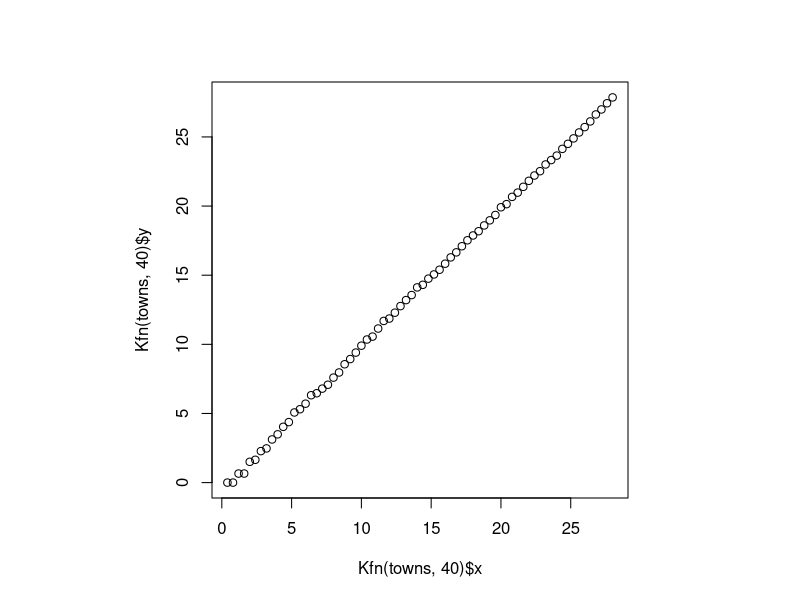
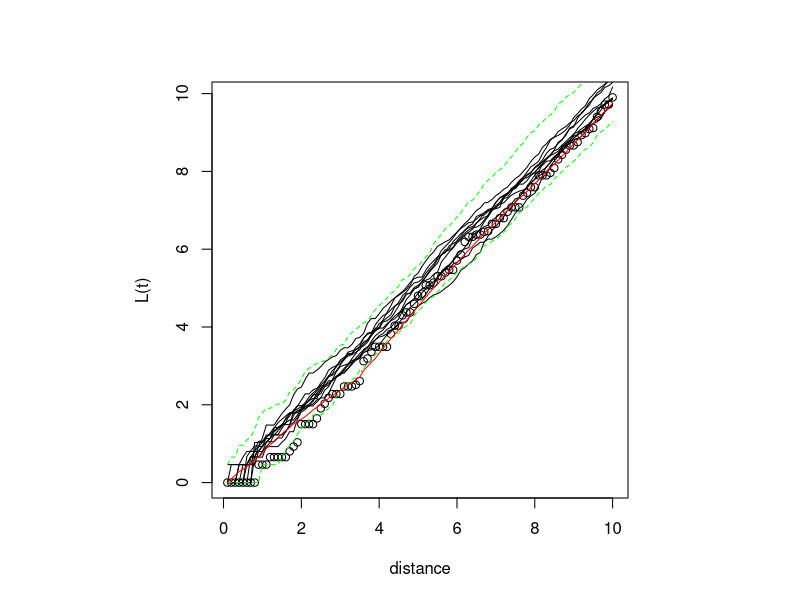
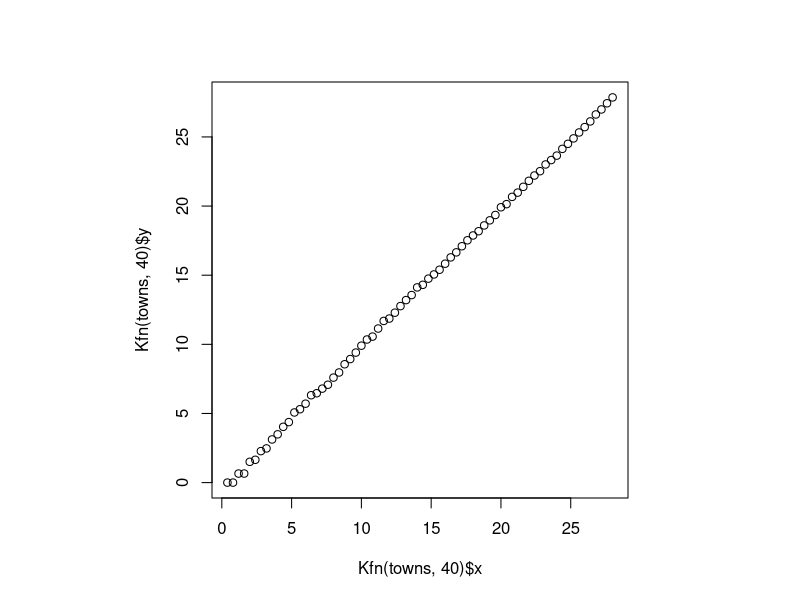
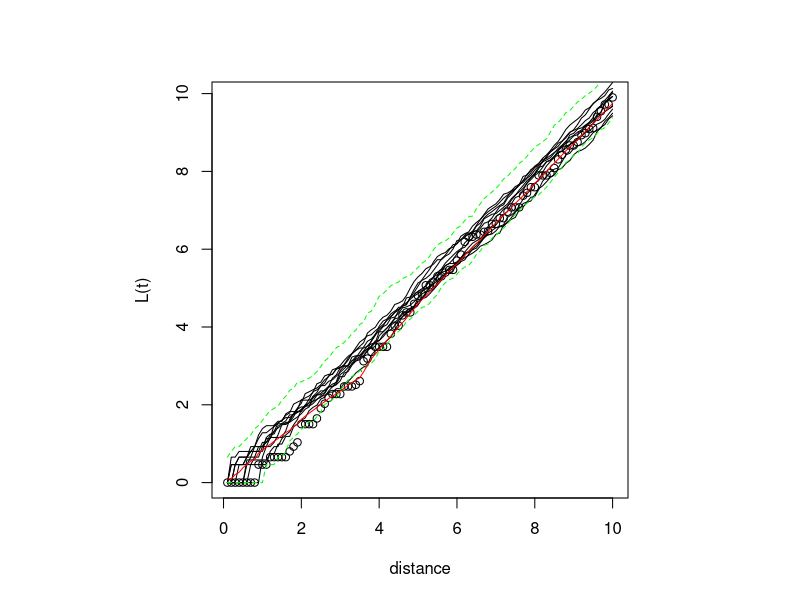
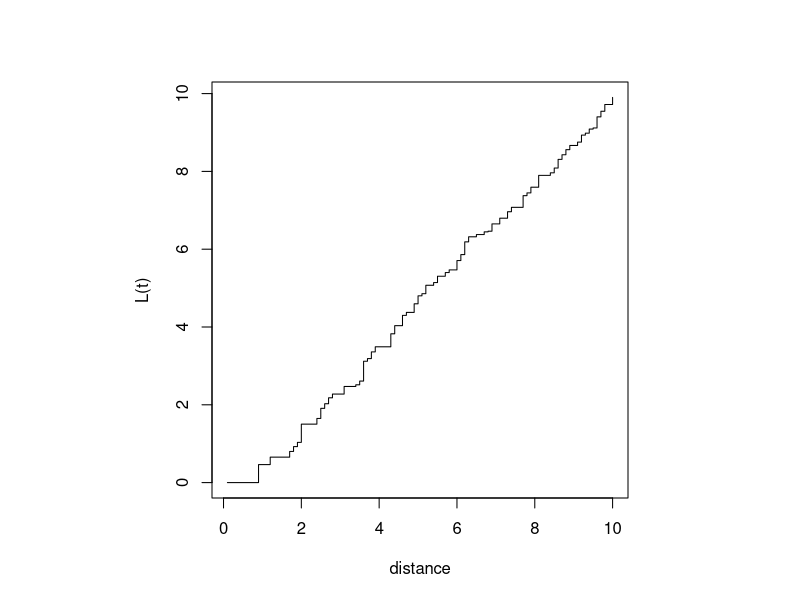
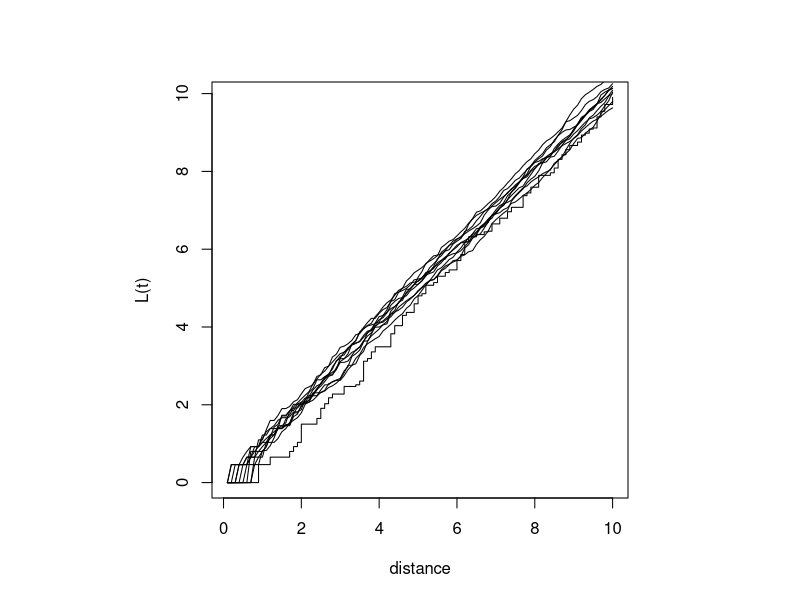
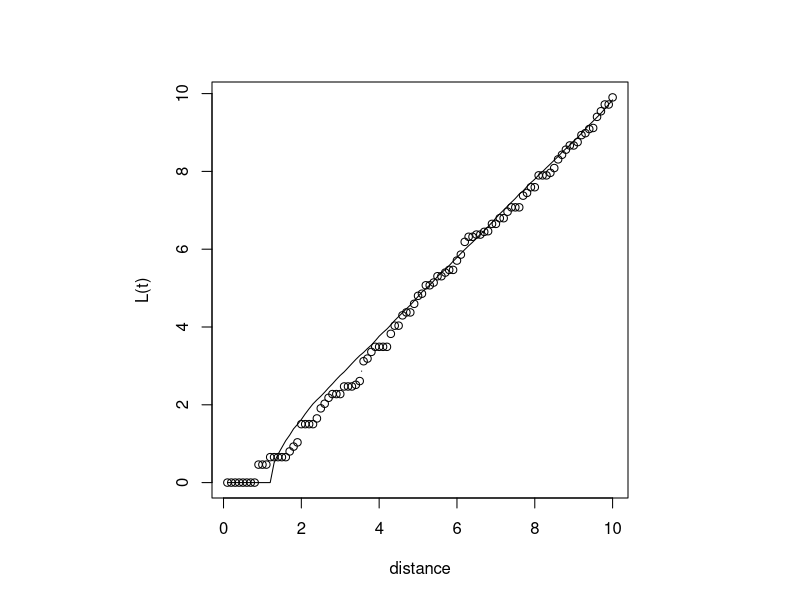
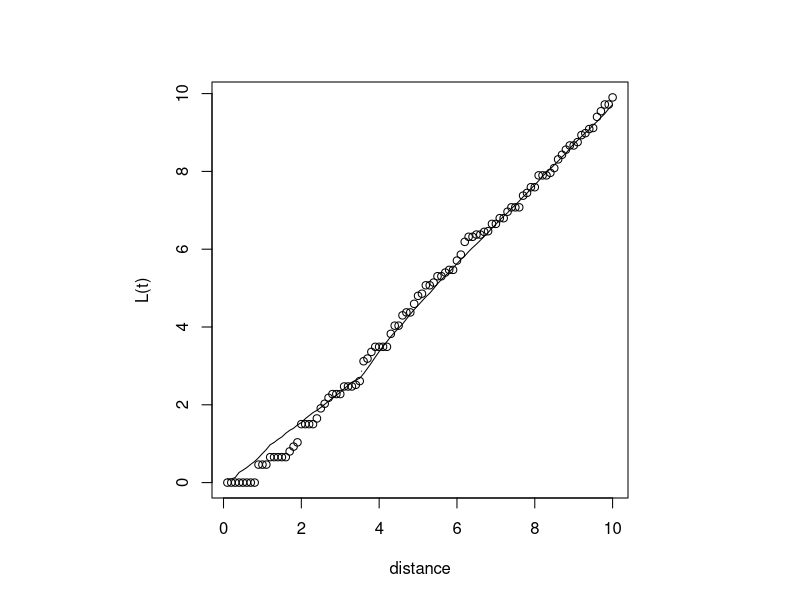

Source code (R) for these figures, in order:
print('Loading spatial package')
library(spatial)
print('... spatial package loaded successfully')

test_1 <- function() {
    towns <- ppinit("towns.dat")
    par(pty="s")
    plot(Kfn(towns, 40), type="b")
    plot(Kfn(towns, 10), type="b", xlab="distance", ylab="L(t)")
    for(i in 1:10) lines(Kfn(Psim(69), 10))
    lims <- Kenvl(10,100,Psim(69))
    lines(lims$x,lims$lower, lty=2, col="green")
    lines(lims$x,lims$upper, lty=2, col="green")
    lines(Kaver(10,25,Strauss(69,0.5,3.5)),  col="red")
}

test_2 <- function() {
    towns <- ppinit("towns.dat")
    par(pty="s")
    plot(Kfn(towns, 40), type="b")
    plot(Kfn(towns, 10), type="b", xlab="distance", ylab="L(t)")
    for(i in 1:10) lines(Kfn(Psim(69), 10))
    lims <- Kenvl(10,100,Psim(69))
    lines(lims$x,lims$lower, lty=2, col="green")
    lines(lims$x,lims$upper, lty=2, col="green")
    lines(Kaver(10,25,Strauss(69,0.5,3.5)), col="red")
}

test_3 <- function() {
    towns <- ppinit("towns.dat")
    par(pty="s")
    plot(Kfn(towns, 10), type="s", xlab="distance", ylab="L(t)")
}

test_4 <- function() {
    towns <- ppinit("towns.dat")
    par(pty="s")
    plot(Kfn(towns, 10), type="s", xlab="distance", ylab="L(t)")
    for(i in 1:10) lines(Kfn(Psim(69), 10))
}

test_5 <- function() {
    towns <- ppinit("towns.dat")
    par(pty = "s")
    plot(Kfn(towns, 10), type = "b", xlab = "distance", ylab = "L(t)")
    lines(Kaver(10, 25, SSI(69, 1.2)))
}

test_6 <- function() {
    towns <- ppinit("towns.dat")
    par(pty="s")
    plot(Kfn(towns, 10), type="b", xlab="distance", ylab="L(t)")
    lines(Kaver(10, 25, Strauss(69,0.5,3.5)))
}

test_7 <- function() {
    library(stats)
    data(topo, package="MASS")
    topo0 <- surf.ls(0, topo)
    topo1 <- surf.ls(1, topo)
    topo2 <- surf.ls(2, topo)
    topo3 <- surf.ls(3, topo)
    topo4 <- surf.ls(4, topo)
    anova(topo0, topo1, topo2, topo3, topo4)
    summary(topo4)
}

test_8 <- function() {
    data(topo, package="MASS")
    topo.kr <- surf.ls(2, topo)
    correlogram(topo.kr, 25)
    d <- seq(0, 7, 0.1)
    lines(d, expcov(d, 0.7))
}

test_9 <- function() {
    data(topo, package="MASS")
    topo.kr <- surf.ls(2, topo)
    correlogram(topo.kr, 25)
    d <- seq(0, 7, 0.1)
    lines(d, expcov(d, 0.7))
}

test_10 <- function() {
    towns <- ppinit("towns.dat")
    par(pty="s")
    plot(Kfn(towns, 10), type="b", xlab="distance", ylab="L(t)")
}

test_11 <- function() {
    pines <- ppinit("pines.dat")
    pplik(pines, 0.7)
}

test_12 <- function() {
    data(topo, package="MASS")
    topo2 <- surf.ls(2, topo)
    topo4 <- surf.ls(4, topo)
    x <- c(1.78, 2.21)
    y <- c(6.15, 6.15)
    z2 <- predict(topo2, x, y)
    z4 <- predict(topo4, x, y)
    cat("2nd order predictions:", z2, "\n4th order predictions:", z4, "\n")
}

test_13 <- function() {
    data(topo, package="MASS")
    topo.kr <- surf.gls(2, expcov, topo, d=0.7)
    prsurf <- prmat(topo.kr, 0, 6.5, 0, 6.5, 50)
    contour(prsurf, levels=seq(700, 925, 25))
}

test_14 <- function() {
    data(topo, package="MASS")
    topo.kr <- surf.gls(2, expcov, topo, d=0.7)
    prsurf <- prmat(topo.kr, 0, 6.5, 0, 6.5, 50)
    contour(prsurf, levels=seq(700, 925, 25))
    sesurf <- semat(topo.kr, 0, 6.5, 0, 6.5, 30)
    contour(sesurf, levels=c(22,25))
}

test_15 <- function() {
    library(MASS)  # for eqscplot
    data(topo, package="MASS")
    topo.kr <- surf.gls(2, expcov, topo, d=0.7)
    trsurf <- trmat(topo.kr, 0, 6.5, 0, 6.5, 50)
    eqscplot(trsurf, type = "n")
    contour(trsurf, add = TRUE)

    prsurf <- prmat(topo.kr, 0, 6.5, 0, 6.5, 50)
    contour(prsurf, levels=seq(700, 925, 25))
    sesurf <- semat(topo.kr, 0, 6.5, 0, 6.5, 30)
    eqscplot(sesurf, type = "n")
    contour(sesurf, levels = c(22, 25), add = TRUE)
}

test_16 <- function() {
    library(MASS)  # for eqscplot
    data(topo, package="MASS")
    topo.kr <- surf.ls(2, topo)
    trsurf <- trmat(topo.kr, 0, 6.5, 0, 6.5, 50)
    eqscplot(trsurf, type = "n")
    contour(trsurf, add = TRUE)
    points(topo)

    eqscplot(trsurf, type = "n")
    contour(trsurf, add = TRUE)
    plot(topo.kr, add = TRUE)
    title(xlab= "Circle radius proportional to Cook's influence statistic")
}

test_17 <- function() {
    library(MASS)  # for eqscplot
    data(topo, package = "MASS")
    topo2 <- surf.ls(2, topo)
    infl.topo2 <- trls.influence(topo2)
    (cand <- as.data.frame(infl.topo2)[abs(infl.topo2$stresid) > 1.5, ])
    cand.xy <- topo[as.integer(rownames(cand)), c("x", "y")]
    trsurf <- trmat(topo2, 0, 6.5, 0, 6.5, 50)
    eqscplot(trsurf, type = "n")
    contour(trsurf, add = TRUE, col = "grey")
    plot(topo2, add = TRUE, div = 3)
    points(cand.xy, pch = 16, col = "orange")
    text(cand.xy, labels = rownames(cand.xy), pos = 4, offset = 0.5)
}

test_18 <- function() {
    data(topo, package="MASS")
    topo.kr <- surf.ls(2, topo)
    trsurf <- trmat(topo.kr, 0, 6.5, 0, 6.5, 50)
}

test_19 <- function() {
    data(topo, package="MASS")
    topo.kr <- surf.ls(2, topo)
    variogram(topo.kr, 25)
}

print("Running test_1")
test_1()

print("Running test_2")
test_2()

print("Running test_3")
test_3()

print("Running test_4")
test_4()

print("Running test_5")
test_5()

print("Running test_6")
test_6()

print("Running test_7")
test_7()

print("Running test_8")
test_8()

print("Running test_9")
test_9()

print("Running test_10")
test_10()

print("Running test_11")
test_11()

print("Running test_12")
test_12()

print("Running test_13")
test_13()

print("Running test_14")
test_14()

print("Running test_15")
test_15()

print("Running test_16")
test_16()

print("Running test_17")
test_17()

print("Running test_18")
test_18()

print("Running test_19")
test_19()
